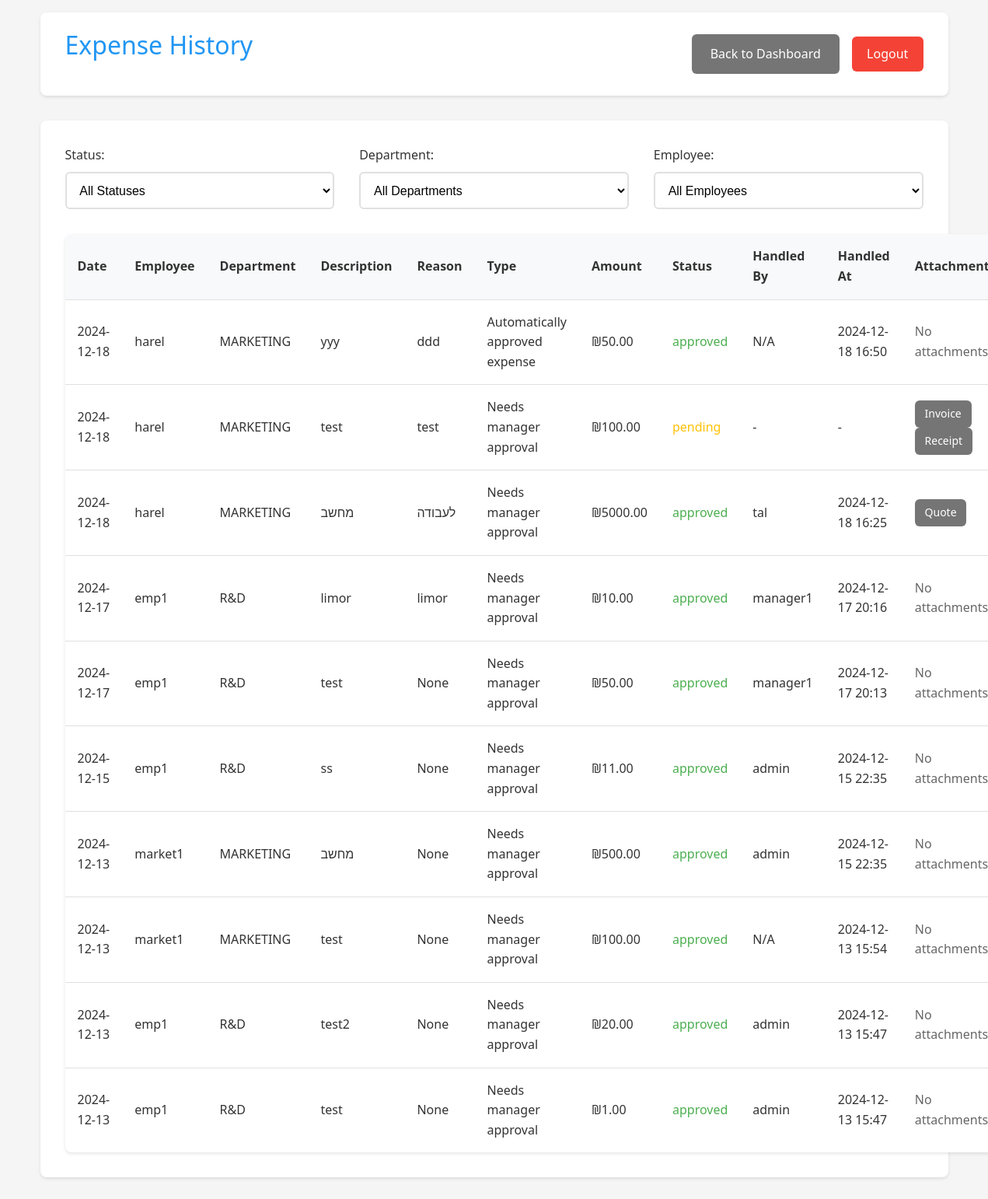
The app's page /manager/history (signed in) with its own data.
### app.py (models this page shows, shortened)
class Expense(db.Model):
    __tablename__ = 'expense'
    id = db.Column(db.Integer, primary_key=True)
    amount = db.Column(db.Float, nullable=False)
    description = db.Column(db.String(200))
    reason = db.Column(db.String(500))
    type = db.Column(db.String(50), nullable=False, default='needs_approval')  # New field
    date = db.Column(db.DateTime, nullable=False, default=datetime.utcnow)
    status = db.Column(db.String(20), default='pending')
    user_id = db.Column(db.Integer, db.ForeignKey('user.id'), nullable=False)
    subcategory_id = db.Column(db.Integer, db.ForeignKey('subcategory.id'), nullable=False)
    quote_filename = db.Column(db.String(255))
    invoice_filename = db.Column(db.String(255))
    receipt_filename = db.Column(db.String(255))
    manager_id = db.Column(db.Integer, db.ForeignKey('user.id'), nullable=True)
    handled_at = db.Column(db.DateTime, nullable=True)

class User(UserMixin, db.Model):
    __tablename__ = 'user'
    id = db.Column(db.Integer, primary_key=True)
    username = db.Column(db.String(80), unique=True, nullable=False)
    password = db.Column(db.String(120), nullable=False)
    is_manager = db.Column(db.Boolean, default=False)
    is_admin = db.Column(db.Boolean, default=False)
    department_id = db.Column(db.Integer, db.ForeignKey('department.id'))
    status = db.Column(db.String(20), default='active')  # active, inactive, pending
    submitted_expenses = db.relationship('Expense',
                                       primaryjoin='User.id==Expense.user_id',
                                       backref='submitter',
                                       lazy=True)
    handled_expenses = db.relationship('Expense',
                                     primaryjoin='User.id==Expense.manager_id',
                                     backref='handler',
                                     lazy=True)

class Department(db.Model):
    __tablename__ = 'department'
    id = db.Column(db.Integer, primary_key=True)
    name = db.Column(db.String(100), nullable=False)
    budget = db.Column(db.Float, default=0.0)
    users = db.relationship('User', backref='department', lazy=True)
    categories = db.relationship('Category', backref='department', lazy=True)

### app.py (the view)
@app.route('/manager/history')
@login_required
def expense_history():
    if not current_user.is_manager:
        return redirect(url_for('employee_dashboard'))
    status = request.args.get('status', 'all')
    employee = request.args.get('employee', 'all')
    department = request.args.get('department', 'all')
    query = Expense.query.join(User, Expense.user_id == User.id)
    if current_user.username != 'admin':
        query = query.filter(User.department_id == current_user.department_id)
    if status != 'all':
        query = query.filter(Expense.status == status)
    if employee != 'all':
        query = query.filter(Expense.user_id == employee)
    if department != 'all' and current_user.username == 'admin':
        query = query.filter(User.department_id == department)
    if current_user.username == 'admin':
        employees = User.query.filter_by(is_manager=False).all()
        departments = Department.query.all()
    else:
        employees = User.query.filter_by(
            is_manager=False,
            department_id=current_user.department_id
        ).all()
        departments = [current_user.department] if current_user.department else []
    expenses = query.order_by(Expense.date.desc()).all()
    return render_template('expense_history.html',
                         expenses=expenses,
                         employees=employees,
                         departments=departments,
                         selected_status=status,
                         selected_employee=employee,
                         selected_department=department)

### app.py (called while the page is built)
@login_manager.user_loader
def load_user(user_id):
    return User.query.get(int(user_id))

@app.template_filter('format_expense_type')
def format_expense_type(value):
    types = {
        'future_approval': 'Approval for future purchase',
        'auto_approved': 'Automatically approved expense',
        'needs_approval': 'Needs manager approval',
        'pre_approved': 'Pre-approved by manager'
    }
    return types.get(value, value)

### templates/expense_history.html (shortened to what this page needs)
<!DOCTYPE html>
<html>
<head>
    <link rel="stylesheet" href="{{ url_for('static', filename='style.css') }}">
</head>
<body>
    <div class="container">
        <header>
            <h1>Expense History</h1>
            <div class="header-actions">
                <a href="{{ url_for('manager_dashboard') }}" class="button secondary">Back to Dashboard</a>
                <a href="{{ url_for('logout') }}" class="logout-btn">Logout</a>
            </div>
        </header>
        <div class="card">
            <div class="filters">
                <form method="GET" class="filter-form">
                    <div class="filter-group">
                        <label for="status">Status:</label>
                        <select name="status" id="status" onchange="this.form.submit()">
                            <option value="all" {% if selected_status == 'all' %}selected{% endif %}>All Statuses</option>
                        </select>
                    </div>
                    <div class="filter-group">
                        <label for="department">Department:</label>
                        <select name="department" id="department" onchange="this.form.submit()">
                            <option value="all" {% if selected_department == 'all' %}selected{% endif %}>All Departments</option>
                        </select>
                    </div>
                    <div class="filter-group">
                        <label for="employee">Employee:</label>
                        <select name="employee" id="employee" onchange="this.form.submit()">
                            <option value="all" {% if selected_employee == 'all' %}selected{% endif %}>All Employees</option>
                        </select>
                    </div>
                </form>
            </div>
            <div class="table-responsive">
                <table>
                    <thead>
                        <tr>
                            <th>Date</th>
                            <th>Employee</th>
                            <th>Department</th>
                            <th>Description</th>
                            <th>Reason</th>
                            <th>Type</th>
                            <th>Amount</th>
                            <th>Status</th>
                            <th>Handled By</th>
                            <th>Handled At</th>
                            <th>Attachments</th>
                        </tr>
                    </thead>
                    <tbody>
                        {% for expense in expenses %}
                        <tr>
                            <td>{{ expense.date.strftime('%Y-%m-%d') }}</td>
                            <td>{{ expense.submitter.username }}</td>
                            <td>{{ expense.submitter.department.name if expense.submitter.department else 'N/A' }}</td>
                            <td>{{ expense.description }}</td>
                            <td>{{ expense.reason }}</td>
                            <td>{{ expense.type|format_expense_type }}</td>
                            <td>₪{{ "%.2f"|format(expense.amount) }}</td>
                            <td class="status-{{ expense.status }}">{{ expense.status }}</td>
                            <td>
                                {% if expense.status != 'pending' %}
                                    {{ expense.handler.username if expense.handler else 'N/A' }}
                                {% else %}
                                    -
                                {% endif %}
                            </td>
                            <td>
                                {% if expense.handled_at %}
                                    {{ expense.handled_at.strftime('%Y-%m-%d %H:%M') }}
                                {% else %}
                                    -
                                {% endif %}
                            </td>
                            <td>
                                {% if expense.quote_filename %}
                                    <a href="{{ url_for('download_file', filename=expense.quote_filename) }}"
                                       class="button secondary small">Quote</a>
                                {% endif %}
                                {% if expense.invoice_filename %}
                                    <a href="{{ url_for('download_file', filename=expense.invoice_filename) }}"
                                       class="button secondary small">Invoice</a>
                                {% endif %}
                                {% if expense.receipt_filename %}
                                    <a href="{{ url_for('download_file', filename=expense.receipt_filename) }}"
                                       class="button secondary small">Receipt</a>
                                {% endif %}
                                {% if not expense.quote_filename and not expense.invoice_filename and not expense.receipt_filename %}
                                    <span class="text-muted">No attachments</span>
                                {% endif %}
                            </td>
                        </tr>
                        {% endfor %}
                    </tbody>
                </table>
            </div>
        </div>
    </div>
</body>
</html>

### static/style.css (style rules this page uses)
:root { --primary-color: #2196F3; --secondary-color: #FFC107; --success-color: #4CAF50; --danger-color: #f44336; --text-color: #333; --bg-color: #f5f5f5; --card-bg: #ffffff; --background-light: #f8f9fa; }
* { margin: 0; padding: 0; box-sizing: border-box; transition: all 0.3s ease; }
body { font-family: 'Segoe UI', Roboto, Arial, sans-serif; background-color: var(--bg-color); color: var(--text-color); line-height: 1.6; }
.container { max-width: 1200px; margin: 0 auto; padding: 1rem; }
header { background-color: var(--card-bg); padding: 1rem 2rem; box-shadow: 0 2px 4px rgba(0,0,0,0.1); margin-bottom: 2rem; border-radius: 8px; display: flex; justify-content: space-between; align-items: center; }
h1 { color: var(--primary-color); font-weight: 500; margin-bottom: 1.5rem; }
.card { background-color: var(--card-bg); border-radius: 8px; box-shadow: 0 2px 4px rgba(0,0,0,0.1); padding: 2rem; margin-bottom: 2rem; }
label { display: block; margin-bottom: 0.5rem; color: var(--text-color); font-weight: 500; }
.button, button { display: inline-flex; align-items: center; justify-content: center; padding: 0.8rem 1.5rem; border: none; border-radius: 6px; font-size: 1rem; font-weight: 500; cursor: pointer; text-decoration: none; transition: transform 0.2s ease, box-shadow 0.2s ease; }
.button.secondary { background-color: #757575; color: white; }
.logout-btn { background-color: var(--danger-color); color: white; padding: 0.6rem 1.2rem; border-radius: 6px; text-decoration: none; font-weight: 500; }
table { width: 100%; border-collapse: separate; border-spacing: 0; margin-top: 1.5rem; background-color: var(--card-bg); border-radius: 8px; overflow: hidden; box-shadow: 0 2px 4px rgba(0,0,0,0.1); }
th, td { padding: 1rem; text-align: left; border-bottom: 1px solid #e0e0e0; }
th { background-color: #f8f9fa; font-weight: 600; color: var(--text-color); }
tr:last-child td { border-bottom: none; }
.status-pending { color: var(--secondary-color); font-weight: 500; }
.status-approved { color: var(--success-color); font-weight: 500; }
.text-muted { color: #666; }
.button.small { padding: 0.4rem 0.8rem; font-size: 0.875rem; }
.header-actions { display: flex; gap: 1rem; align-items: center; }
.filters { margin-bottom: 2rem; }
.filter-form { display: flex; gap: 2rem; align-items: flex-end; }
.filter-group { flex: 1; }
.filter-group label { margin-bottom: 0.5rem; }
.filter-group select { width: 100%; padding: 0.8rem; border: 2px solid #e0e0e0; border-radius: 6px; font-size: 1rem; background-color: white; cursor: pointer; transition: border-color 0.3s ease; }

### records on screen
Expense: date "2024-12-18", submitter.username "harel", submitter.department "MARKETING", description "yyy", reason "ddd", type "Automatically approved expense", amount "50.00", status "approved", handler "N/A", handled_at "2024-12-18 16:50", shows "No attachments"
Expense: date "2024-12-18", submitter.username "harel", submitter.department "MARKETING", description "test", reason "test", type "Needs manager approval", amount "100.00", status "pending"
Expense: date "2024-12-18", submitter.username "harel", submitter.department "MARKETING", description "מחשב", reason "לעבודה", type "Needs manager approval", amount "5000.00", status "approved", handler "tal", handled_at "2024-12-18 16:25"
Expense: date "2024-12-17", submitter.username "emp1", submitter.department "R&D", description "limor", reason "limor", type "Needs manager approval", amount "10.00", status "approved", handler "manager1", handled_at "2024-12-17 20:16", shows "No attachments"
Expense: date "2024-12-17", submitter.username "emp1", submitter.department "R&D", description "test", reason "None", type "Needs manager approval", amount "50.00", status "approved", handler "manager1", handled_at "2024-12-17 20:13", shows "No attachments"
Expense: date "2024-12-15", submitter.username "emp1", submitter.department "R&D", description "ss", reason "None", type "Needs manager approval", amount "11.00", status "approved", handler "admin", handled_at "2024-12-15 22:35", shows "No attachments"
Expense: date "2024-12-13", submitter.username "market1", submitter.department "MARKETING", description "מחשב", reason "None", type "Needs manager approval", amount "500.00", status "approved", handler "admin", handled_at "2024-12-15 22:35", shows "No attachments"
Expense: date "2024-12-13", submitter.username "market1", submitter.department "MARKETING", description "test", reason "None", type "Needs manager approval", amount "100.00", status "approved", handler "N/A", handled_at "2024-12-13 15:54", shows "No attachments"
Expense: date "2024-12-13", submitter.username "emp1", submitter.department "R&D", description "test2", reason "None", type "Needs manager approval", amount "20.00", status "approved", handler "admin", handled_at "2024-12-13 15:47", shows "No attachments"
Expense: date "2024-12-13", submitter.username "emp1", submitter.department "R&D", description "test", reason "None", type "Needs manager approval", amount "1.00", status "approved", handler "admin", handled_at "2024-12-13 15:47", shows "No attachments"
